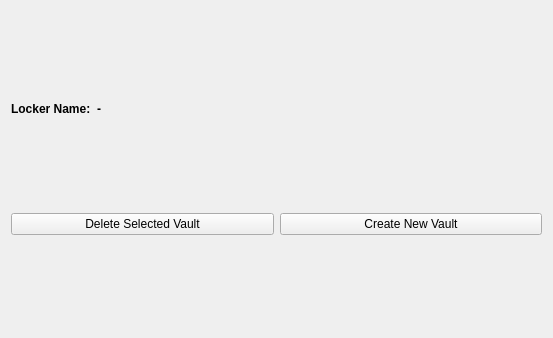
<?xml version="1.0" encoding="UTF-8"?>
<ui version="4.0">
 <class>ManageLocker</class>
 <widget class="QWidget" name="ManageLocker">
  <property name="geometry">
   <rect>
    <x>0</x>
    <y>0</y>
    <width>553</width>
    <height>338</height>
   </rect>
  </property>
  <property name="windowTitle">
   <string>Form</string>
  </property>
  <layout class="QVBoxLayout" name="verticalLayout">
   <item>
    <layout class="QHBoxLayout" name="horizontalLayout_2">
     <item>
      <widget class="QLabel" name="label">
       <property name="sizePolicy">
        <sizepolicy hsizetype="Preferred" vsizetype="Maximum">
         <horstretch>0</horstretch>
         <verstretch>0</verstretch>
        </sizepolicy>
       </property>
       <property name="font">
        <font>
         <bold>true</bold>
        </font>
       </property>
       <property name="text">
        <string>Locker Name:</string>
       </property>
      </widget>
     </item>
     <item>
      <widget class="QLabel" name="lockerNameLabel">
       <property name="sizePolicy">
        <sizepolicy hsizetype="Preferred" vsizetype="Maximum">
         <horstretch>0</horstretch>
         <verstretch>0</verstretch>
        </sizepolicy>
       </property>
       <property name="font">
        <font>
         <bold>true</bold>
        </font>
       </property>
       <property name="text">
        <string>-</string>
       </property>
      </widget>
     </item>
     <item>
      <spacer name="horizontalSpacer">
       <property name="orientation">
        <enum>Qt::Horizontal</enum>
       </property>
       <property name="sizeHint" stdset="0">
        <size>
         <width>0</width>
         <height>0</height>
        </size>
       </property>
      </spacer>
     </item>
    </layout>
   </item>
   <item>
    <layout class="QVBoxLayout" name="vaultsLayout"/>
   </item>
   <item>
    <layout class="QHBoxLayout" name="horizontalLayout">
     <item>
      <widget class="QPushButton" name="deleteSelectedVaultButton">
       <property name="text">
        <string>Delete Selected Vault</string>
       </property>
      </widget>
     </item>
     <item>
      <widget class="QPushButton" name="createNewVaultButton">
       <property name="text">
        <string>Create New Vault</string>
       </property>
      </widget>
     </item>
    </layout>
   </item>
  </layout>
 </widget>
 <resources/>
 <connections/>
</ui>
